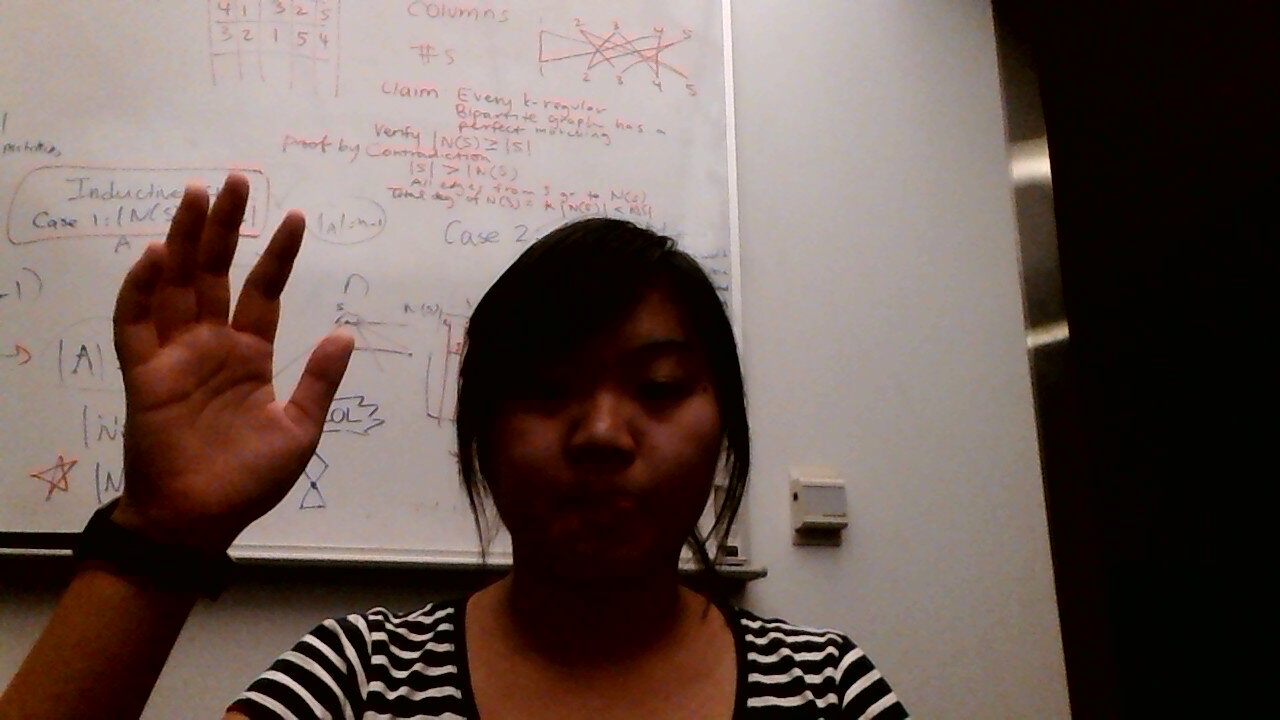
#> input picture images/liani.jpg, 1280 x 720 px
$ python contourtest.py
#> lines starting #> are read from the running program, lines starting #| are printed output that depends on the picture; after the words box and inside, x2 and y2 are one past the last pixel; in counts of white or black regions, pixels touching at a corner belong together
import numpy as np
import cv2 as cv

im = cv.imread('images/liani.jpg') # source image
#> im is the input picture: shape (720, 1280, 3); mean B, G, R 83.9, 89.8, 105.9
height, width = im.shape[:2]
#> height = 720; width = 1280

blank = np.zeros((height, width, 3),np.uint8)

imgray = cv.cvtColor(im,cv.COLOR_BGR2GRAY) # add gray filter
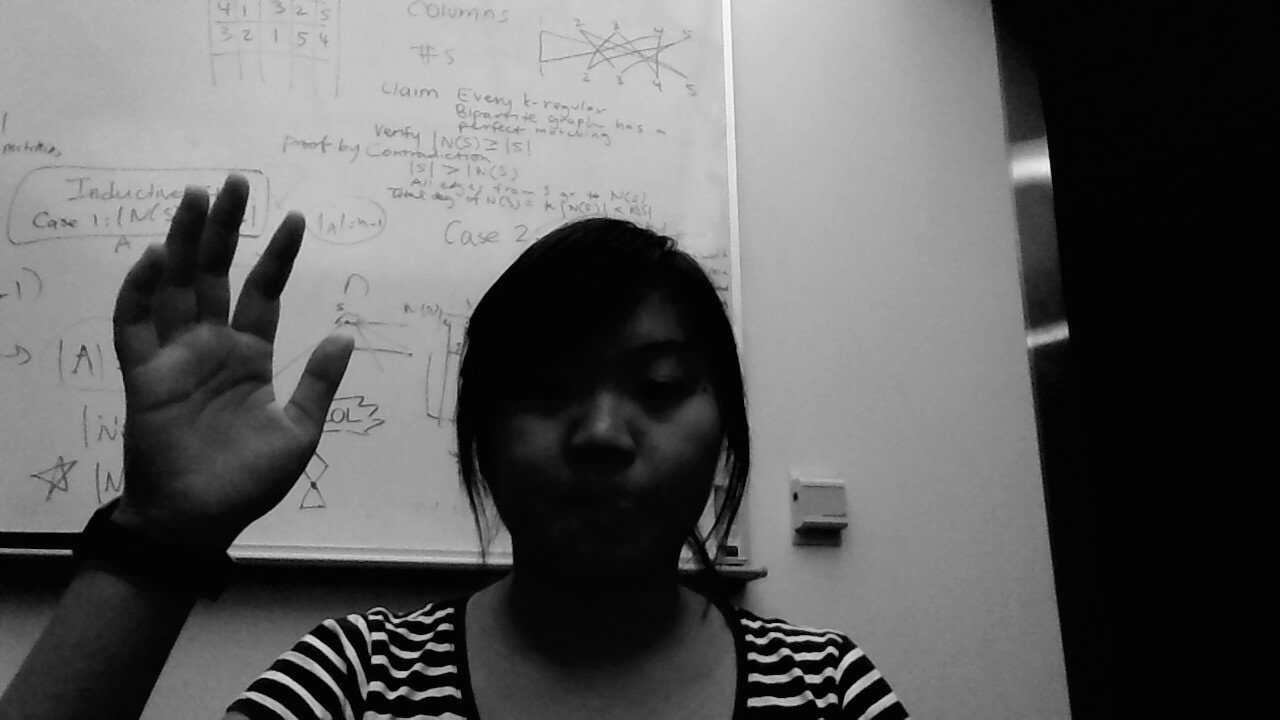
#> imgray: shape (720, 1280); min 0, max 252, mean 94
ret,thresh = cv.threshold(imgray,127,255,0) # idk what this is...
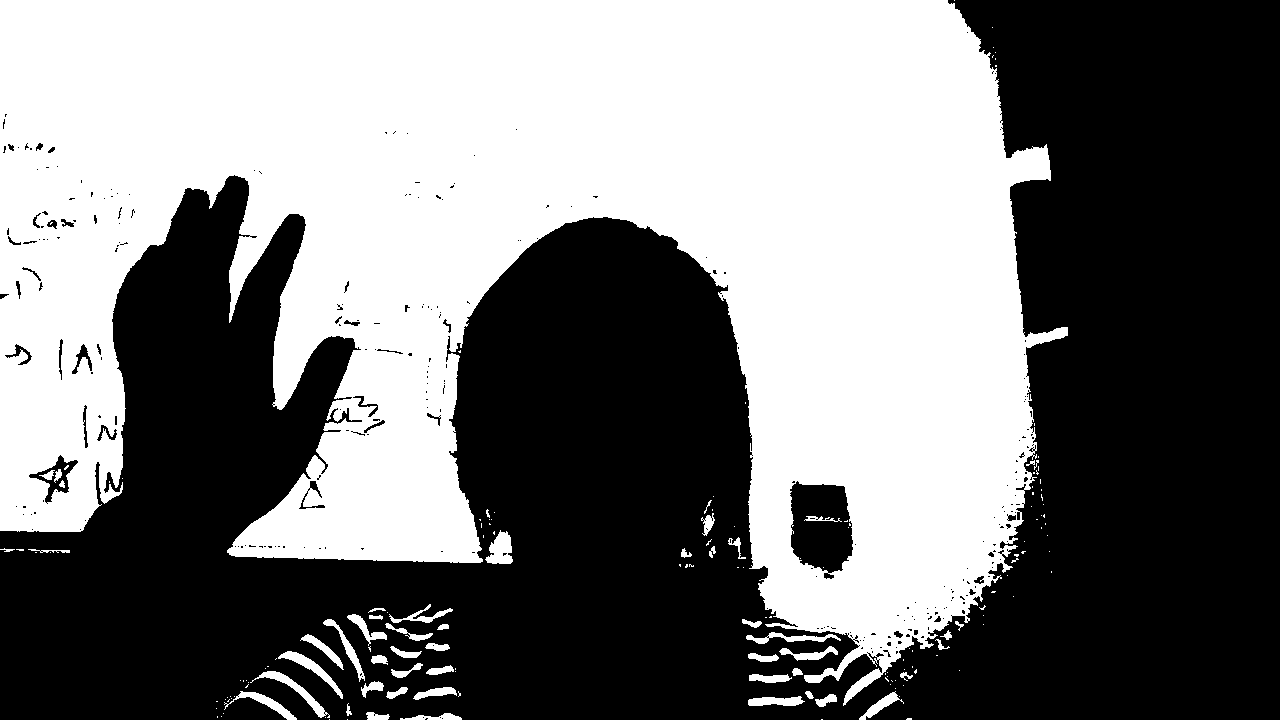
#> thresh: shape (720, 1280); 47.5% white; 169 white regions (118 under 20 px)
contours, hierarchy = cv.findContours(thresh,cv.RETR_TREE,cv.CHAIN_APPROX_SIMPLE) # countour approximation
#> contours = 523 contours, 423 with area under 20; largest, box (x1, y1, x2, y2) and area: (0, 0, 1068, 706) 433782, (789, 480, 854, 574) 4793, (28, 454, 79, 504) 914, (485, 530, 513, 564) 560, (250, 671, 330, 718) 525

# draw the contours
cv.drawContours(blank, contours, -1, (0,255,0), 3)
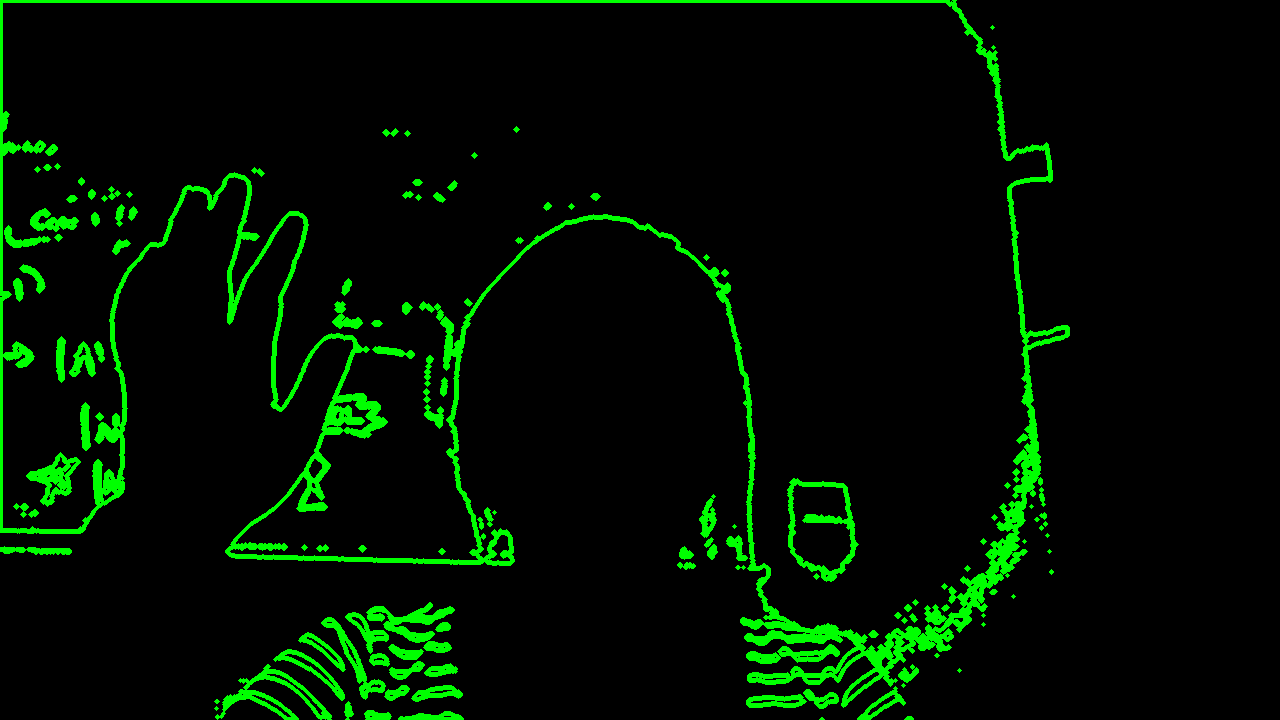
#> blank: shape (720, 1280, 3); mean of channels 0, 1, 2 0, 16.6, 0; drawn as B, G, R

# show the processed image
cv.imshow('blank', blank)
k = cv.waitKey()
#> (key Esc is pressed here)
